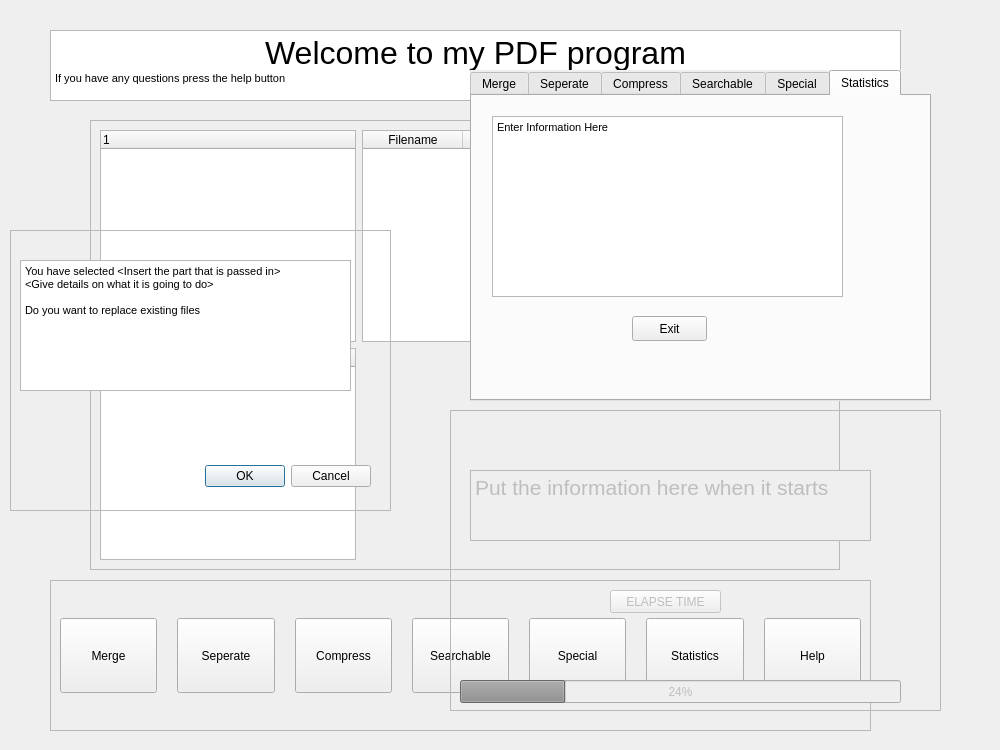
<?xml version="1.0" encoding="UTF-8"?>
<ui version="4.0">
 <class>MainWindow</class>
 <widget class="QMainWindow" name="MainWindow">
  <property name="enabled">
   <bool>true</bool>
  </property>
  <property name="geometry">
   <rect>
    <x>0</x>
    <y>0</y>
    <width>1000</width>
    <height>750</height>
   </rect>
  </property>
  <property name="minimumSize">
   <size>
    <width>1000</width>
    <height>750</height>
   </size>
  </property>
  <property name="maximumSize">
   <size>
    <width>1000</width>
    <height>750</height>
   </size>
  </property>
  <property name="windowTitle">
   <string>MainWindow</string>
  </property>
  <widget class="QWidget" name="centralwidget">
   <property name="enabled">
    <bool>true</bool>
   </property>
   <property name="whatsThis">
    <string>&lt;html&gt;&lt;head/&gt;&lt;body&gt;&lt;p&gt;The main landing and selection page&lt;/p&gt;&lt;/body&gt;&lt;/html&gt;</string>
   </property>
   <widget class="QFrame" name="dnd">
    <property name="enabled">
     <bool>true</bool>
    </property>
    <property name="geometry">
     <rect>
      <x>90</x>
      <y>120</y>
      <width>750</width>
      <height>450</height>
     </rect>
    </property>
    <property name="minimumSize">
     <size>
      <width>750</width>
      <height>450</height>
     </size>
    </property>
    <property name="maximumSize">
     <size>
      <width>750</width>
      <height>450</height>
     </size>
    </property>
    <property name="frameShape">
     <enum>QFrame::StyledPanel</enum>
    </property>
    <property name="frameShadow">
     <enum>QFrame::Raised</enum>
    </property>
    <layout class="QFormLayout" name="formLayout">
     <item row="0" column="1">
      <widget class="QTableWidget" name="Selectioned">
       <column>
        <property name="text">
         <string>Filename</string>
        </property>
       </column>
       <column>
        <property name="text">
         <string>Group</string>
        </property>
       </column>
       <column>
        <property name="text">
         <string>Size</string>
        </property>
       </column>
      </widget>
     </item>
     <item row="1" column="0">
      <widget class="QTreeWidget" name="treeWidget_2">
       <column>
        <property name="text">
         <string notr="true">1</string>
        </property>
       </column>
      </widget>
     </item>
     <item row="1" column="1">
      <widget class="QWidget" name="widget" native="true">
       <property name="acceptDrops">
        <bool>true</bool>
       </property>
      </widget>
     </item>
     <item row="0" column="0">
      <widget class="QTreeWidget" name="treeWidget">
       <column>
        <property name="text">
         <string notr="true">1</string>
        </property>
       </column>
      </widget>
     </item>
    </layout>
   </widget>
   <widget class="QFrame" name="Options">
    <property name="geometry">
     <rect>
      <x>50</x>
      <y>580</y>
      <width>821</width>
      <height>151</height>
     </rect>
    </property>
    <property name="maximumSize">
     <size>
      <width>1000</width>
      <height>1000</height>
     </size>
    </property>
    <property name="mouseTracking">
     <bool>true</bool>
    </property>
    <property name="frameShape">
     <enum>QFrame::StyledPanel</enum>
    </property>
    <property name="frameShadow">
     <enum>QFrame::Raised</enum>
    </property>
    <layout class="QHBoxLayout" name="horizontalLayout" stretch="0,0,0,0,0,0,0">
     <property name="spacing">
      <number>20</number>
     </property>
     <item>
      <widget class="QPushButton" name="Merge">
       <property name="minimumSize">
        <size>
         <width>0</width>
         <height>75</height>
        </size>
       </property>
       <property name="text">
        <string>Merge</string>
       </property>
      </widget>
     </item>
     <item>
      <widget class="QPushButton" name="Split">
       <property name="minimumSize">
        <size>
         <width>0</width>
         <height>75</height>
        </size>
       </property>
       <property name="text">
        <string>Seperate</string>
       </property>
      </widget>
     </item>
     <item>
      <widget class="QPushButton" name="Compress">
       <property name="minimumSize">
        <size>
         <width>0</width>
         <height>75</height>
        </size>
       </property>
       <property name="text">
        <string>Compress</string>
       </property>
      </widget>
     </item>
     <item>
      <widget class="QPushButton" name="OCR">
       <property name="minimumSize">
        <size>
         <width>0</width>
         <height>75</height>
        </size>
       </property>
       <property name="text">
        <string>Searchable</string>
       </property>
      </widget>
     </item>
     <item>
      <widget class="QPushButton" name="Special">
       <property name="minimumSize">
        <size>
         <width>0</width>
         <height>75</height>
        </size>
       </property>
       <property name="text">
        <string>Special</string>
       </property>
      </widget>
     </item>
     <item>
      <widget class="QPushButton" name="Statistics">
       <property name="minimumSize">
        <size>
         <width>0</width>
         <height>75</height>
        </size>
       </property>
       <property name="text">
        <string>Statistics</string>
       </property>
      </widget>
     </item>
     <item>
      <widget class="QPushButton" name="Help">
       <property name="minimumSize">
        <size>
         <width>0</width>
         <height>75</height>
        </size>
       </property>
       <property name="text">
        <string>Help</string>
       </property>
      </widget>
     </item>
    </layout>
   </widget>
   <widget class="QTextBrowser" name="textBrowser">
    <property name="geometry">
     <rect>
      <x>50</x>
      <y>30</y>
      <width>851</width>
      <height>71</height>
     </rect>
    </property>
    <property name="autoFillBackground">
     <bool>true</bool>
    </property>
    <property name="html">
     <string>&lt;!DOCTYPE HTML PUBLIC &quot;-//W3C//DTD HTML 4.0//EN&quot; &quot;http://www.w3.org/TR/REC-html40/strict.dtd&quot;&gt;
&lt;html&gt;&lt;head&gt;&lt;meta name=&quot;qrichtext&quot; content=&quot;1&quot; /&gt;&lt;style type=&quot;text/css&quot;&gt;
p, li { white-space: pre-wrap; }
&lt;/style&gt;&lt;/head&gt;&lt;body style=&quot; font-family:'MS Shell Dlg 2'; font-size:8.25pt; font-weight:400; font-style:normal;&quot;&gt;
&lt;p align=&quot;center&quot; style=&quot; margin-top:0px; margin-bottom:0px; margin-left:0px; margin-right:0px; -qt-block-indent:0; text-indent:0px;&quot;&gt;&lt;span style=&quot; font-size:24pt;&quot;&gt;Welcome to my PDF program&lt;/span&gt;&lt;/p&gt;
&lt;p style=&quot; margin-top:0px; margin-bottom:0px; margin-left:0px; margin-right:0px; -qt-block-indent:0; text-indent:0px;&quot;&gt;If you have any questions press the help button&lt;/p&gt;&lt;/body&gt;&lt;/html&gt;</string>
    </property>
   </widget>
   <widget class="QFrame" name="frame">
    <property name="enabled">
     <bool>false</bool>
    </property>
    <property name="geometry">
     <rect>
      <x>450</x>
      <y>410</y>
      <width>491</width>
      <height>301</height>
     </rect>
    </property>
    <property name="frameShape">
     <enum>QFrame::StyledPanel</enum>
    </property>
    <property name="frameShadow">
     <enum>QFrame::Raised</enum>
    </property>
    <widget class="QTextEdit" name="textEdit">
     <property name="geometry">
      <rect>
       <x>20</x>
       <y>60</y>
       <width>401</width>
       <height>71</height>
      </rect>
     </property>
     <property name="acceptDrops">
      <bool>false</bool>
     </property>
     <property name="html">
      <string>&lt;!DOCTYPE HTML PUBLIC &quot;-//W3C//DTD HTML 4.0//EN&quot; &quot;http://www.w3.org/TR/REC-html40/strict.dtd&quot;&gt;
&lt;html&gt;&lt;head&gt;&lt;meta name=&quot;qrichtext&quot; content=&quot;1&quot; /&gt;&lt;style type=&quot;text/css&quot;&gt;
p, li { white-space: pre-wrap; }
&lt;/style&gt;&lt;/head&gt;&lt;body style=&quot; font-family:'MS Shell Dlg 2'; font-size:8.25pt; font-weight:400; font-style:normal;&quot;&gt;
&lt;p style=&quot; margin-top:0px; margin-bottom:0px; margin-left:0px; margin-right:0px; -qt-block-indent:0; text-indent:0px;&quot;&gt;&lt;span style=&quot; font-size:16pt;&quot;&gt;Put the information here when it starts&lt;/span&gt;&lt;/p&gt;&lt;/body&gt;&lt;/html&gt;</string>
     </property>
    </widget>
    <widget class="QProgressBar" name="progressBar">
     <property name="geometry">
      <rect>
       <x>10</x>
       <y>270</y>
       <width>441</width>
       <height>23</height>
      </rect>
     </property>
     <property name="value">
      <number>24</number>
     </property>
    </widget>
    <widget class="QPushButton" name="pushButton">
     <property name="geometry">
      <rect>
       <x>160</x>
       <y>180</y>
       <width>111</width>
       <height>23</height>
      </rect>
     </property>
     <property name="text">
      <string>ELAPSE TIME</string>
     </property>
    </widget>
   </widget>
   <widget class="QTabWidget" name="Helpwidget">
    <property name="enabled">
     <bool>true</bool>
    </property>
    <property name="geometry">
     <rect>
      <x>470</x>
      <y>70</y>
      <width>461</width>
      <height>331</height>
     </rect>
    </property>
    <property name="autoFillBackground">
     <bool>true</bool>
    </property>
    <property name="tabPosition">
     <enum>QTabWidget::North</enum>
    </property>
    <property name="tabShape">
     <enum>QTabWidget::Rounded</enum>
    </property>
    <property name="currentIndex">
     <number>5</number>
    </property>
    <property name="movable">
     <bool>false</bool>
    </property>
    <widget class="QWidget" name="merge">
     <attribute name="title">
      <string>Merge</string>
     </attribute>
     <widget class="QPlainTextEdit" name="information">
      <property name="geometry">
       <rect>
        <x>21</x>
        <y>21</y>
        <width>351</width>
        <height>192</height>
       </rect>
      </property>
      <property name="acceptDrops">
       <bool>false</bool>
      </property>
      <property name="plainText">
       <string>The merging function merges pdf based on the order they are presented. Be careful because more than 1 and it will do based on how it wants and you cant do shit</string>
      </property>
     </widget>
     <widget class="QPushButton" name="Exit">
      <property name="geometry">
       <rect>
        <x>160</x>
        <y>220</y>
        <width>75</width>
        <height>25</height>
       </rect>
      </property>
      <property name="text">
       <string>Exit</string>
      </property>
     </widget>
    </widget>
    <widget class="QWidget" name="seperate">
     <attribute name="title">
      <string>Seperate</string>
     </attribute>
     <widget class="QPushButton" name="Exit_2">
      <property name="geometry">
       <rect>
        <x>160</x>
        <y>220</y>
        <width>75</width>
        <height>25</height>
       </rect>
      </property>
      <property name="text">
       <string>Exit</string>
      </property>
     </widget>
     <widget class="QTextEdit" name="textEdit_2">
      <property name="geometry">
       <rect>
        <x>20</x>
        <y>20</y>
        <width>351</width>
        <height>181</height>
       </rect>
      </property>
      <property name="acceptDrops">
       <bool>false</bool>
      </property>
      <property name="html">
       <string>&lt;!DOCTYPE HTML PUBLIC &quot;-//W3C//DTD HTML 4.0//EN&quot; &quot;http://www.w3.org/TR/REC-html40/strict.dtd&quot;&gt;
&lt;html&gt;&lt;head&gt;&lt;meta name=&quot;qrichtext&quot; content=&quot;1&quot; /&gt;&lt;style type=&quot;text/css&quot;&gt;
p, li { white-space: pre-wrap; }
&lt;/style&gt;&lt;/head&gt;&lt;body style=&quot; font-family:'MS Shell Dlg 2'; font-size:8.25pt; font-weight:400; font-style:normal;&quot;&gt;
&lt;p style=&quot; margin-top:0px; margin-bottom:0px; margin-left:0px; margin-right:0px; -qt-block-indent:0; text-indent:0px;&quot;&gt;Enter Information Here&lt;/p&gt;&lt;/body&gt;&lt;/html&gt;</string>
      </property>
     </widget>
    </widget>
    <widget class="QWidget" name="compress">
     <attribute name="title">
      <string>Compress</string>
     </attribute>
     <widget class="QPushButton" name="Exit_3">
      <property name="geometry">
       <rect>
        <x>160</x>
        <y>220</y>
        <width>75</width>
        <height>25</height>
       </rect>
      </property>
      <property name="text">
       <string>Exit</string>
      </property>
     </widget>
     <widget class="QTextEdit" name="textEdit_3">
      <property name="geometry">
       <rect>
        <x>20</x>
        <y>20</y>
        <width>351</width>
        <height>181</height>
       </rect>
      </property>
      <property name="acceptDrops">
       <bool>false</bool>
      </property>
      <property name="html">
       <string>&lt;!DOCTYPE HTML PUBLIC &quot;-//W3C//DTD HTML 4.0//EN&quot; &quot;http://www.w3.org/TR/REC-html40/strict.dtd&quot;&gt;
&lt;html&gt;&lt;head&gt;&lt;meta name=&quot;qrichtext&quot; content=&quot;1&quot; /&gt;&lt;style type=&quot;text/css&quot;&gt;
p, li { white-space: pre-wrap; }
&lt;/style&gt;&lt;/head&gt;&lt;body style=&quot; font-family:'MS Shell Dlg 2'; font-size:8.25pt; font-weight:400; font-style:normal;&quot;&gt;
&lt;p style=&quot; margin-top:0px; margin-bottom:0px; margin-left:0px; margin-right:0px; -qt-block-indent:0; text-indent:0px;&quot;&gt;Enter Information Here&lt;/p&gt;&lt;/body&gt;&lt;/html&gt;</string>
      </property>
     </widget>
    </widget>
    <widget class="QWidget" name="searchable">
     <attribute name="title">
      <string>Searchable</string>
     </attribute>
     <widget class="QPushButton" name="Exit_4">
      <property name="geometry">
       <rect>
        <x>160</x>
        <y>220</y>
        <width>75</width>
        <height>25</height>
       </rect>
      </property>
      <property name="text">
       <string>Exit</string>
      </property>
     </widget>
     <widget class="QTextEdit" name="textEdit_4">
      <property name="geometry">
       <rect>
        <x>20</x>
        <y>20</y>
        <width>351</width>
        <height>181</height>
       </rect>
      </property>
      <property name="acceptDrops">
       <bool>false</bool>
      </property>
      <property name="html">
       <string>&lt;!DOCTYPE HTML PUBLIC &quot;-//W3C//DTD HTML 4.0//EN&quot; &quot;http://www.w3.org/TR/REC-html40/strict.dtd&quot;&gt;
&lt;html&gt;&lt;head&gt;&lt;meta name=&quot;qrichtext&quot; content=&quot;1&quot; /&gt;&lt;style type=&quot;text/css&quot;&gt;
p, li { white-space: pre-wrap; }
&lt;/style&gt;&lt;/head&gt;&lt;body style=&quot; font-family:'MS Shell Dlg 2'; font-size:8.25pt; font-weight:400; font-style:normal;&quot;&gt;
&lt;p style=&quot; margin-top:0px; margin-bottom:0px; margin-left:0px; margin-right:0px; -qt-block-indent:0; text-indent:0px;&quot;&gt;Enter Information Here&lt;/p&gt;&lt;/body&gt;&lt;/html&gt;</string>
      </property>
     </widget>
    </widget>
    <widget class="QWidget" name="special">
     <attribute name="title">
      <string>Special</string>
     </attribute>
     <widget class="QPushButton" name="Exit_5">
      <property name="geometry">
       <rect>
        <x>160</x>
        <y>220</y>
        <width>75</width>
        <height>25</height>
       </rect>
      </property>
      <property name="text">
       <string>Exit</string>
      </property>
     </widget>
     <widget class="QTextEdit" name="textEdit_5">
      <property name="geometry">
       <rect>
        <x>20</x>
        <y>20</y>
        <width>351</width>
        <height>181</height>
       </rect>
      </property>
      <property name="acceptDrops">
       <bool>false</bool>
      </property>
      <property name="html">
       <string>&lt;!DOCTYPE HTML PUBLIC &quot;-//W3C//DTD HTML 4.0//EN&quot; &quot;http://www.w3.org/TR/REC-html40/strict.dtd&quot;&gt;
&lt;html&gt;&lt;head&gt;&lt;meta name=&quot;qrichtext&quot; content=&quot;1&quot; /&gt;&lt;style type=&quot;text/css&quot;&gt;
p, li { white-space: pre-wrap; }
&lt;/style&gt;&lt;/head&gt;&lt;body style=&quot; font-family:'MS Shell Dlg 2'; font-size:8.25pt; font-weight:400; font-style:normal;&quot;&gt;
&lt;p style=&quot; margin-top:0px; margin-bottom:0px; margin-left:0px; margin-right:0px; -qt-block-indent:0; text-indent:0px;&quot;&gt;Enter Information Here&lt;/p&gt;&lt;/body&gt;&lt;/html&gt;</string>
      </property>
     </widget>
    </widget>
    <widget class="QWidget" name="statistics">
     <attribute name="title">
      <string>Statistics</string>
     </attribute>
     <widget class="QPushButton" name="Exit_6">
      <property name="geometry">
       <rect>
        <x>160</x>
        <y>220</y>
        <width>75</width>
        <height>25</height>
       </rect>
      </property>
      <property name="text">
       <string>Exit</string>
      </property>
     </widget>
     <widget class="QTextEdit" name="textEdit_6">
      <property name="geometry">
       <rect>
        <x>20</x>
        <y>20</y>
        <width>351</width>
        <height>181</height>
       </rect>
      </property>
      <property name="acceptDrops">
       <bool>false</bool>
      </property>
      <property name="html">
       <string>&lt;!DOCTYPE HTML PUBLIC &quot;-//W3C//DTD HTML 4.0//EN&quot; &quot;http://www.w3.org/TR/REC-html40/strict.dtd&quot;&gt;
&lt;html&gt;&lt;head&gt;&lt;meta name=&quot;qrichtext&quot; content=&quot;1&quot; /&gt;&lt;style type=&quot;text/css&quot;&gt;
p, li { white-space: pre-wrap; }
&lt;/style&gt;&lt;/head&gt;&lt;body style=&quot; font-family:'MS Shell Dlg 2'; font-size:8.25pt; font-weight:400; font-style:normal;&quot;&gt;
&lt;p style=&quot; margin-top:0px; margin-bottom:0px; margin-left:0px; margin-right:0px; -qt-block-indent:0; text-indent:0px;&quot;&gt;Enter Information Here&lt;/p&gt;&lt;/body&gt;&lt;/html&gt;</string>
      </property>
     </widget>
    </widget>
   </widget>
   <widget class="QFrame" name="confirm">
    <property name="geometry">
     <rect>
      <x>10</x>
      <y>230</y>
      <width>381</width>
      <height>281</height>
     </rect>
    </property>
    <property name="frameShape">
     <enum>QFrame::StyledPanel</enum>
    </property>
    <property name="frameShadow">
     <enum>QFrame::Raised</enum>
    </property>
    <widget class="QDialogButtonBox" name="replace">
     <property name="geometry">
      <rect>
       <x>90</x>
       <y>110</y>
       <width>161</width>
       <height>32</height>
      </rect>
     </property>
     <property name="orientation">
      <enum>Qt::Horizontal</enum>
     </property>
     <property name="standardButtons">
      <set>QDialogButtonBox::No|QDialogButtonBox::Yes</set>
     </property>
    </widget>
    <widget class="QTextEdit" name="Info">
     <property name="geometry">
      <rect>
       <x>10</x>
       <y>30</y>
       <width>331</width>
       <height>131</height>
      </rect>
     </property>
     <property name="acceptDrops">
      <bool>false</bool>
     </property>
     <property name="autoFillBackground">
      <bool>true</bool>
     </property>
     <property name="html">
      <string>&lt;!DOCTYPE HTML PUBLIC &quot;-//W3C//DTD HTML 4.0//EN&quot; &quot;http://www.w3.org/TR/REC-html40/strict.dtd&quot;&gt;
&lt;html&gt;&lt;head&gt;&lt;meta name=&quot;qrichtext&quot; content=&quot;1&quot; /&gt;&lt;style type=&quot;text/css&quot;&gt;
p, li { white-space: pre-wrap; }
&lt;/style&gt;&lt;/head&gt;&lt;body style=&quot; font-family:'MS Shell Dlg 2'; font-size:8.25pt; font-weight:400; font-style:normal;&quot;&gt;
&lt;p style=&quot; margin-top:0px; margin-bottom:0px; margin-left:0px; margin-right:0px; -qt-block-indent:0; text-indent:0px;&quot;&gt;You have selected &amp;lt;Insert the part that is passed in&amp;gt;&lt;/p&gt;
&lt;p style=&quot; margin-top:0px; margin-bottom:0px; margin-left:0px; margin-right:0px; -qt-block-indent:0; text-indent:0px;&quot;&gt;&amp;lt;Give details on what it is going to do&amp;gt;&lt;/p&gt;
&lt;p style=&quot;-qt-paragraph-type:empty; margin-top:0px; margin-bottom:0px; margin-left:0px; margin-right:0px; -qt-block-indent:0; text-indent:0px;&quot;&gt;&lt;br /&gt;&lt;/p&gt;
&lt;p style=&quot; margin-top:0px; margin-bottom:0px; margin-left:0px; margin-right:0px; -qt-block-indent:0; text-indent:0px;&quot;&gt;Do you want to replace existing files&lt;/p&gt;&lt;/body&gt;&lt;/html&gt;</string>
     </property>
    </widget>
    <widget class="QDialogButtonBox" name="confirm_2">
     <property name="geometry">
      <rect>
       <x>20</x>
       <y>230</y>
       <width>341</width>
       <height>32</height>
      </rect>
     </property>
     <property name="orientation">
      <enum>Qt::Horizontal</enum>
     </property>
     <property name="standardButtons">
      <set>QDialogButtonBox::Cancel|QDialogButtonBox::Ok</set>
     </property>
    </widget>
   </widget>
  </widget>
 </widget>
 <tabstops>
  <tabstop>textBrowser</tabstop>
  <tabstop>Merge</tabstop>
  <tabstop>Split</tabstop>
  <tabstop>Compress</tabstop>
  <tabstop>OCR</tabstop>
  <tabstop>Special</tabstop>
  <tabstop>Statistics</tabstop>
  <tabstop>Help</tabstop>
  <tabstop>treeWidget</tabstop>
  <tabstop>Selectioned</tabstop>
  <tabstop>treeWidget_2</tabstop>
  <tabstop>Helpwidget</tabstop>
  <tabstop>information</tabstop>
  <tabstop>Exit</tabstop>
  <tabstop>textEdit_2</tabstop>
  <tabstop>Exit_2</tabstop>
  <tabstop>textEdit_3</tabstop>
  <tabstop>Exit_3</tabstop>
  <tabstop>textEdit_4</tabstop>
  <tabstop>Exit_4</tabstop>
  <tabstop>textEdit_5</tabstop>
  <tabstop>Exit_5</tabstop>
  <tabstop>textEdit_6</tabstop>
  <tabstop>Exit_6</tabstop>
  <tabstop>Info</tabstop>
  <tabstop>textEdit</tabstop>
 </tabstops>
 <resources/>
 <connections>
  <connection>
   <sender>Help</sender>
   <signal>clicked()</signal>
   <receiver>Helpwidget</receiver>
   <slot>show()</slot>
   <hints>
    <hint type="sourcelabel">
     <x>795</x>
     <y>647</y>
    </hint>
    <hint type="destinationlabel">
     <x>754</x>
     <y>322</y>
    </hint>
   </hints>
  </connection>
  <connection>
   <sender>Merge</sender>
   <signal>clicked()</signal>
   <receiver>confirm</receiver>
   <slot>update()</slot>
   <hints>
    <hint type="sourcelabel">
     <x>122</x>
     <y>657</y>
    </hint>
    <hint type="destinationlabel">
     <x>137</x>
     <y>399</y>
    </hint>
   </hints>
  </connection>
  <connection>
   <sender>Merge</sender>
   <signal>released()</signal>
   <receiver>confirm</receiver>
   <slot>show()</slot>
   <hints>
    <hint type="sourcelabel">
     <x>91</x>
     <y>653</y>
    </hint>
    <hint type="destinationlabel">
     <x>109</x>
     <y>445</y>
    </hint>
   </hints>
  </connection>
  <connection>
   <sender>Split</sender>
   <signal>clicked()</signal>
   <receiver>confirm</receiver>
   <slot>update()</slot>
   <hints>
    <hint type="sourcelabel">
     <x>214</x>
     <y>643</y>
    </hint>
    <hint type="destinationlabel">
     <x>177</x>
     <y>289</y>
    </hint>
   </hints>
  </connection>
  <connection>
   <sender>Compress</sender>
   <signal>clicked()</signal>
   <receiver>confirm</receiver>
   <slot>update()</slot>
   <hints>
    <hint type="sourcelabel">
     <x>343</x>
     <y>629</y>
    </hint>
    <hint type="destinationlabel">
     <x>371</x>
     <y>230</y>
    </hint>
   </hints>
  </connection>
  <connection>
   <sender>OCR</sender>
   <signal>clicked()</signal>
   <receiver>confirm</receiver>
   <slot>update()</slot>
   <hints>
    <hint type="sourcelabel">
     <x>461</x>
     <y>647</y>
    </hint>
    <hint type="destinationlabel">
     <x>355</x>
     <y>377</y>
    </hint>
   </hints>
  </connection>
  <connection>
   <sender>Special</sender>
   <signal>clicked()</signal>
   <receiver>confirm</receiver>
   <slot>update()</slot>
   <hints>
    <hint type="sourcelabel">
     <x>549</x>
     <y>646</y>
    </hint>
    <hint type="destinationlabel">
     <x>372</x>
     <y>316</y>
    </hint>
   </hints>
  </connection>
  <connection>
   <sender>Statistics</sender>
   <signal>clicked()</signal>
   <receiver>confirm</receiver>
   <slot>update()</slot>
   <hints>
    <hint type="sourcelabel">
     <x>727</x>
     <y>646</y>
    </hint>
    <hint type="destinationlabel">
     <x>387</x>
     <y>248</y>
    </hint>
   </hints>
  </connection>
  <connection>
   <sender>Split</sender>
   <signal>released()</signal>
   <receiver>confirm</receiver>
   <slot>show()</slot>
   <hints>
    <hint type="sourcelabel">
     <x>249</x>
     <y>646</y>
    </hint>
    <hint type="destinationlabel">
     <x>321</x>
     <y>280</y>
    </hint>
   </hints>
  </connection>
  <connection>
   <sender>Compress</sender>
   <signal>released()</signal>
   <receiver>confirm</receiver>
   <slot>show()</slot>
   <hints>
    <hint type="sourcelabel">
     <x>339</x>
     <y>625</y>
    </hint>
    <hint type="destinationlabel">
     <x>353</x>
     <y>283</y>
    </hint>
   </hints>
  </connection>
  <connection>
   <sender>OCR</sender>
   <signal>released()</signal>
   <receiver>confirm</receiver>
   <slot>show()</slot>
   <hints>
    <hint type="sourcelabel">
     <x>443</x>
     <y>631</y>
    </hint>
    <hint type="destinationlabel">
     <x>380</x>
     <y>424</y>
    </hint>
   </hints>
  </connection>
  <connection>
   <sender>Special</sender>
   <signal>released()</signal>
   <receiver>confirm</receiver>
   <slot>show()</slot>
   <hints>
    <hint type="sourcelabel">
     <x>596</x>
     <y>630</y>
    </hint>
    <hint type="destinationlabel">
     <x>390</x>
     <y>337</y>
    </hint>
   </hints>
  </connection>
  <connection>
   <sender>Statistics</sender>
   <signal>released()</signal>
   <receiver>confirm</receiver>
   <slot>show()</slot>
   <hints>
    <hint type="sourcelabel">
     <x>703</x>
     <y>626</y>
    </hint>
    <hint type="destinationlabel">
     <x>390</x>
     <y>320</y>
    </hint>
   </hints>
  </connection>
  <connection>
   <sender>confirm_2</sender>
   <signal>accepted()</signal>
   <receiver>confirm</receiver>
   <slot>close()</slot>
   <hints>
    <hint type="sourcelabel">
     <x>311</x>
     <y>469</y>
    </hint>
    <hint type="destinationlabel">
     <x>320</x>
     <y>422</y>
    </hint>
   </hints>
  </connection>
  <connection>
   <sender>confirm_2</sender>
   <signal>accepted()</signal>
   <receiver>frame</receiver>
   <slot>show()</slot>
   <hints>
    <hint type="sourcelabel">
     <x>203</x>
     <y>476</y>
    </hint>
    <hint type="destinationlabel">
     <x>698</x>
     <y>536</y>
    </hint>
   </hints>
  </connection>
  <connection>
   <sender>confirm_2</sender>
   <signal>accepted()</signal>
   <receiver>Options</receiver>
   <slot>hide()</slot>
   <hints>
    <hint type="sourcelabel">
     <x>273</x>
     <y>465</y>
    </hint>
    <hint type="destinationlabel">
     <x>386</x>
     <y>605</y>
    </hint>
   </hints>
  </connection>
  <connection>
   <sender>Exit</sender>
   <signal>clicked()</signal>
   <receiver>Helpwidget</receiver>
   <slot>close()</slot>
   <hints>
    <hint type="sourcelabel">
     <x>681</x>
     <y>316</y>
    </hint>
    <hint type="destinationlabel">
     <x>841</x>
     <y>316</y>
    </hint>
   </hints>
  </connection>
  <connection>
   <sender>Exit_2</sender>
   <signal>clicked()</signal>
   <receiver>Helpwidget</receiver>
   <slot>close()</slot>
   <hints>
    <hint type="sourcelabel">
     <x>670</x>
     <y>318</y>
    </hint>
    <hint type="destinationlabel">
     <x>807</x>
     <y>317</y>
    </hint>
   </hints>
  </connection>
  <connection>
   <sender>Exit_3</sender>
   <signal>clicked()</signal>
   <receiver>Helpwidget</receiver>
   <slot>close()</slot>
   <hints>
    <hint type="sourcelabel">
     <x>687</x>
     <y>324</y>
    </hint>
    <hint type="destinationlabel">
     <x>821</x>
     <y>322</y>
    </hint>
   </hints>
  </connection>
  <connection>
   <sender>Exit_4</sender>
   <signal>clicked()</signal>
   <receiver>Helpwidget</receiver>
   <slot>close()</slot>
   <hints>
    <hint type="sourcelabel">
     <x>684</x>
     <y>320</y>
    </hint>
    <hint type="destinationlabel">
     <x>821</x>
     <y>324</y>
    </hint>
   </hints>
  </connection>
  <connection>
   <sender>Exit_5</sender>
   <signal>clicked()</signal>
   <receiver>Helpwidget</receiver>
   <slot>close()</slot>
   <hints>
    <hint type="sourcelabel">
     <x>674</x>
     <y>322</y>
    </hint>
    <hint type="destinationlabel">
     <x>815</x>
     <y>323</y>
    </hint>
   </hints>
  </connection>
  <connection>
   <sender>Exit_6</sender>
   <signal>clicked()</signal>
   <receiver>Helpwidget</receiver>
   <slot>close()</slot>
   <hints>
    <hint type="sourcelabel">
     <x>694</x>
     <y>325</y>
    </hint>
    <hint type="destinationlabel">
     <x>829</x>
     <y>319</y>
    </hint>
   </hints>
  </connection>
  <connection>
   <sender>confirm_2</sender>
   <signal>accepted()</signal>
   <receiver>dnd</receiver>
   <slot>hide()</slot>
   <hints>
    <hint type="sourcelabel">
     <x>231</x>
     <y>469</y>
    </hint>
    <hint type="destinationlabel">
     <x>833</x>
     <y>158</y>
    </hint>
   </hints>
  </connection>
  <connection>
   <sender>pushButton</sender>
   <signal>clicked()</signal>
   <receiver>textEdit</receiver>
   <slot>update()</slot>
   <hints>
    <hint type="sourcelabel">
     <x>658</x>
     <y>602</y>
    </hint>
    <hint type="destinationlabel">
     <x>724</x>
     <y>529</y>
    </hint>
   </hints>
  </connection>
 </connections>
</ui>
